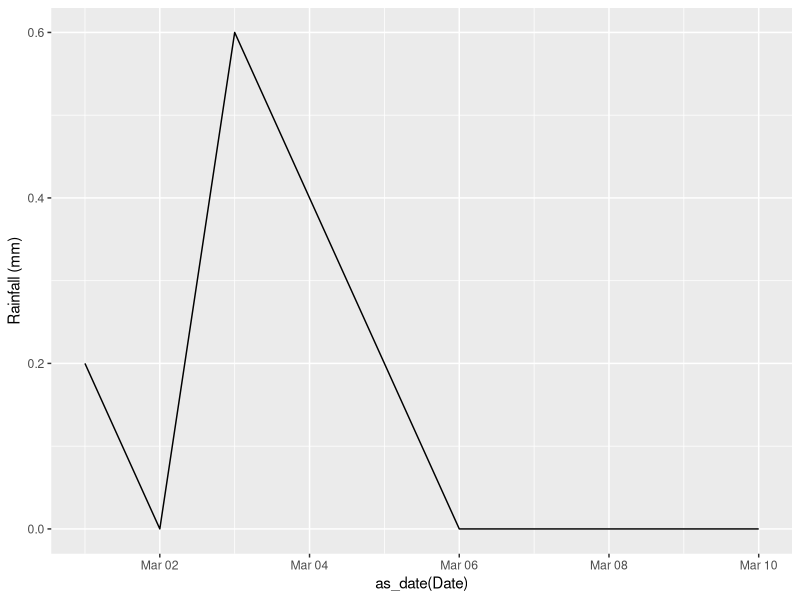
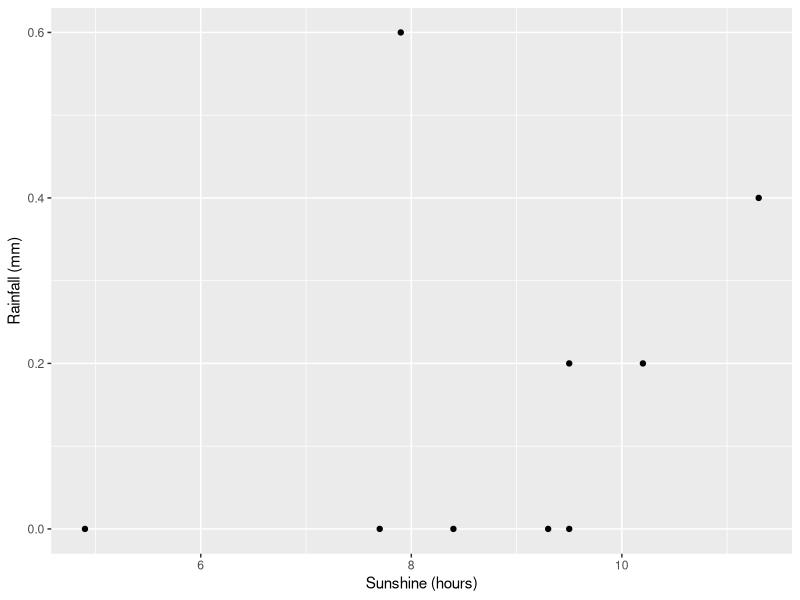
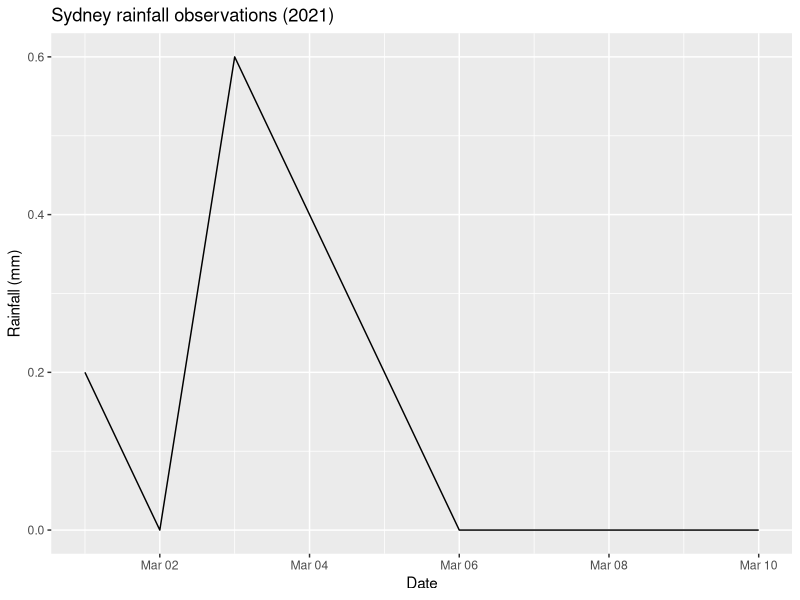

Recreate these plots in R, in order.
# Example reading csv weather dataset:
# http://www.bom.gov.au/climate/dwo/IDCJDW2124.latest.shtml
library(tidyverse)
library(ggplot2)

# NOTE: dates are not formatted in a standard way in this file
# http://www.bom.gov.au/climate/dwo/202103/text/IDCJDW2124.202103.csv
# use a helper package to work with non-standard date formats
library(lubridate)

# csv file needs to be cleaned up as well
weather <- read_csv("weather_clean.csv")

# now we can use as_date function to clean up the format;
# also, pay attention to backticks (``): the problem is column names are complex
ggplot(data=weather, aes(x=as_date(Date), y=`Rainfall (mm)`)) + geom_line()

# one column vs another, not involving date
ggplot(data=weather, aes(x=`Sunshine (hours)`, y=`Rainfall (mm)`)) + geom_point()

# customize text
ggplot(data=weather, aes(x=as_date(Date), y=`Rainfall (mm)`)) + geom_line() +
  labs(x="Date", title="Sydney rainfall observations (2021)")
